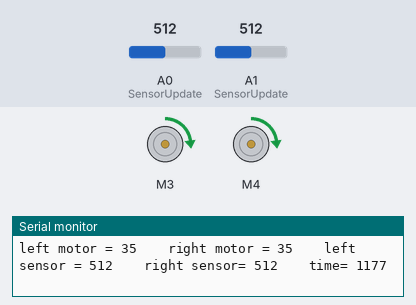
A sketch run on a simulated Arduino Uno, built with avr-gcc and run on an emulated ATmega328P. Parts: 2 × DC motor (green arrow = forward, orange = backward, longer = faster), the last lines printed to the serial monitor. The test bench sets the inputs (shaded band); at power-on: A0 (SensorUpdate) = 512, A1 (SensorUpdate) = 512.

Above: at 1.2 s.
1.3 s: A0 (SensorUpdate) set to 490
At 2.3 s:
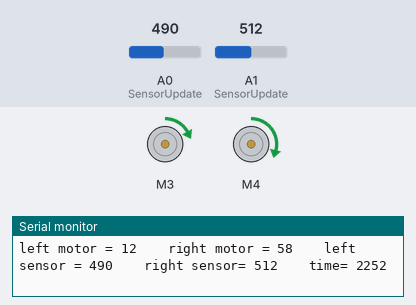
2.8 s: A1 (SensorUpdate) set to 716
At 3.2 s:
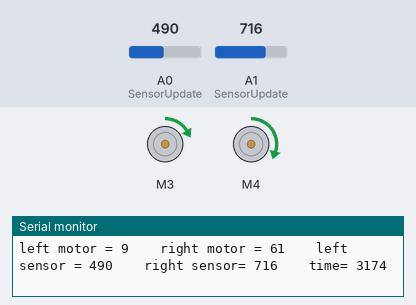
4.3 s: A0 (SensorUpdate) set to 900
At 5.5 s:
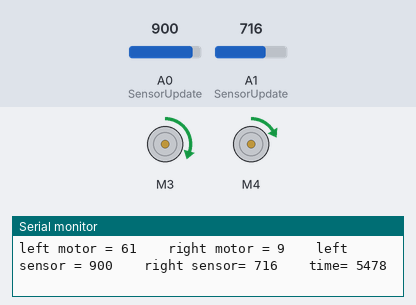
5.8 s: A1 (SensorUpdate) set to 900
At 6.6 s:
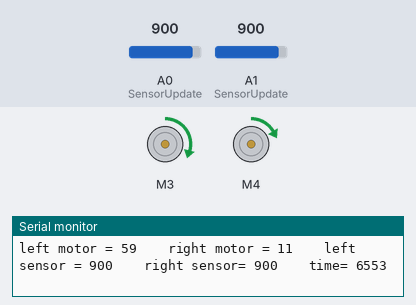
7.3 s: A0 (SensorUpdate) set to 716
At 7.9 s:
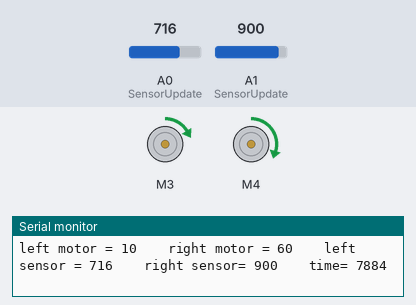
Timing chart, 0 to 9.8 s (numbered marks = the images above; inputs shaded):
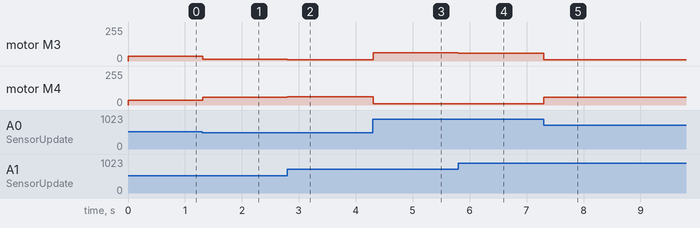

Measured:
- after the input at 1.3 s, motor M3: forward 35/255 → forward 12/255 at once; motor M4: forward 35/255 → forward 58/255 at once
- after the input at 2.8 s, motor M3: forward 12/255 → forward 9/255 at once; motor M4: forward 58/255 → forward 61/255 at once
- after the input at 4.3 s, motor M3: forward 9/255 → forward 61/255 at once; motor M4: forward 61/255 → forward 9/255 at once
- after the input at 5.8 s, motor M3: forward 61/255 → forward 59/255 at once; motor M4: forward 9/255 → forward 11/255 at once
- after the input at 7.3 s, motor M3: forward 59/255 → forward 10/255 at once; motor M4: forward 11/255 → forward 60/255 at once

The sketch:

Lab3.ino
```cpp
// When can't connect to Arduino:
// sudo chmod a+rw /dev/ttyACM0
#include <Wire.h>
#include <Adafruit_MotorShield.h>
#include "utility/Adafruit_MS_PWMServoDriver.h"
#include "struct.h"


Adafruit_MotorShield AFMS = Adafruit_MotorShield();
Adafruit_DCMotor *leftMotor = AFMS.getMotor(3);
Adafruit_DCMotor *rightMotor = AFMS.getMotor(4);

/***** Global Variables *****/
float change;
String input;
int val;
int max_speed = 50; // max speed 255
unsigned int addr = 0x01;
int rightSpeed;
int leftSpeed;
unsigned long startTime = millis();
unsigned long currentTime = millis();
unsigned long elapsedTime;
/***** End of Global Variables *****/

/***** Serial Tuning State Machine *****/
volatile TuneState state;
/***** End of Serial Tuning State Machine *****/

/***** Sensing Struct *****/
Sensors sense;
void SensorUpdate(Sensors* mySense){
  // Read the two IR reflective sensors, calculate
  // their difference and the PID controller error
  mySense->sensor_left = analogRead(A0);
  mySense->sensor_right = analogRead(A1);
  mySense->diff = mySense->sensor_left - mySense->sensor_right;
  mySense->error = 0 - mySense->diff;
}
/***** End of Sensing Struct *****/

/***** Pid Controller Struct *****/
PidObject controller;
void PidInitialize(PidObject* pid){
  // Initiate the global controller with the following numbers
  PidObject pid_init;
  pid_init.pGain = 0.022;
  pid_init.iGain = 0.095;
  pid_init.dGain = 0;
  pid_init.iMin = -500;
  pid_init.iMax = 500;

  pid->iGain = pid_init.iGain;
  pid->pGain = pid_init.pGain;
  pid->dGain = pid_init.dGain;
  pid->iMin = pid_init.iMin;
  pid->iMax = pid_init.iMax;
}

float PidUpdate(PidObject* pid, Sensors* Mysense)
{
  // Pid update function that calcualtes PTerm and Iterm
  float pTerm, dTerm, iTerm;

  pTerm = pid->pGain * Mysense->error; // calculate the proportional terms

  pid->iState += Mysense->error;
  if(pid->iState > pid->iMax) pid->iState = pid->iMax;
  else if(pid->iState < pid->iMin) pid->iState = pid->iMin;

  iTerm = pid->iGain *  pid->iState;

  return pTerm + iTerm;
}
/***** End of Pid Controller Struct *****/


void MotorUpdate(int motor_diff){
  // Actuate the motors based on the terms generated by PID controller
  leftMotor->setSpeed(35-(motor_diff>>1));
  rightMotor->setSpeed(35+(motor_diff>>1));
  leftSpeed = 35-(motor_diff>>1);
  rightSpeed = 35+(motor_diff>>1);
  leftMotor ->run(FORWARD);
  rightMotor ->run(FORWARD);
}

void setup() {
  AFMS.begin();
  Serial.begin(115520);
  PidInitialize(&controller);
  state = Tune_m;
}


void loop() {
  // Update sense struct accordingly
  SensorUpdate(&sense);

  // Calculate the difference between two motors to turn
  float motor_diff = PidUpdate(&controller, &sense);

  // Actuate Motor
  MotorUpdate(motor_diff);

  // Serial tuning state machine
  /*  Usage:
  1. To start with, the serial tune is in the "MENU" state. Sned 'p', 'i', or 'd'
  to enter the tuning states for proportional, integral, and derivative gain tuning.
  2. Once you are in one of the tuning states, type in a number that is not 1000 to
  make change the gain of the current term to that number.
  3. Type in 1000 to move back to "MENU" state in order to tune a different gain
  */
  if (Serial.available()){ // Check if serial input.
    switch (state){
      case Tune_p:
        input = Serial.readString();
        change = input.toFloat();
        Serial.println(input.toFloat());      //if state == Tune_p, read serial with Serial.parseInt() [takes number with more than one digit] and change corresponding gain
        if (change == 1000){
          state = Tune_m;
          Serial.println("BACK IN MENU");
        }else if (change > 0){
          controller.pGain = change;
          Serial.print("P changed to "); Serial.println(input);
        }
        break;
      case Tune_i:
      input = Serial.readString();
      change = input.toFloat();
        if (change == 1000){
          state = Tune_m;
          Serial.println("BACK INMENU");
        }else if (change > 0){
          controller.iGain = change;
          Serial.print("I changed by "); Serial.println(change);
        }
        break;
      case Tune_d:
        input = Serial.readString();
        change = input.toFloat();
        if (change == 1000){
          state = Tune_m;
          Serial.println("BACK IN MENU");
        }else if (change > 0){
          controller.dGain = change;
          Serial.print("D changed by "); Serial.println(change);
        }
        break;
      case Tune_m:                              //If state == Tune_m, check serial input for 'p','i', or 'd' and change state to it
        val = Serial.read();
        if (val == (int)'p'){
          state = Tune_p;
          Serial.println("Changed to state P");
        }else if (val == (int)'i'){
          state = Tune_i;
          Serial.println("Changed to state I");
        }else if (val == (int)'d'){
          state = Tune_d;
          Serial.println("Changed to state D");
        }
        break;
    }

  }
  currentTime = millis();
  elapsedTime = currentTime - startTime;
  if (elapsedTime > 50) {
    // Time steps for recoding
    print_to_laptop();
    startTime= currentTime;
  }
}

void print_to_laptop(){
  Serial.print("left motor = ");  Serial.print(leftSpeed);  Serial.print("    ");
  Serial.print("right motor = ");  Serial.print(rightSpeed);  Serial.print("    ");
  Serial.print("left sensor = ");  Serial.print(sense.sensor_left); Serial.print("    ");
  Serial.print("right sensor= "); Serial.print(sense.sensor_right);  Serial.print("    ");
  Serial.print("time= "); Serial.println(currentTime);
}
```

struct.h
```cpp
typedef enum{
  Tune_p,
  Tune_i,
  Tune_d,
  Tune_m, //Menu to choose p, i, or d. It's the "no state selected state"
} TuneState;

typedef struct {
  int sensor_left, sensor_right, diff, error;
} Sensors;

typedef struct {
  double iGain, pGain, dGain;

  double dState, iState, iMin, iMax;
} PidObject;
```
